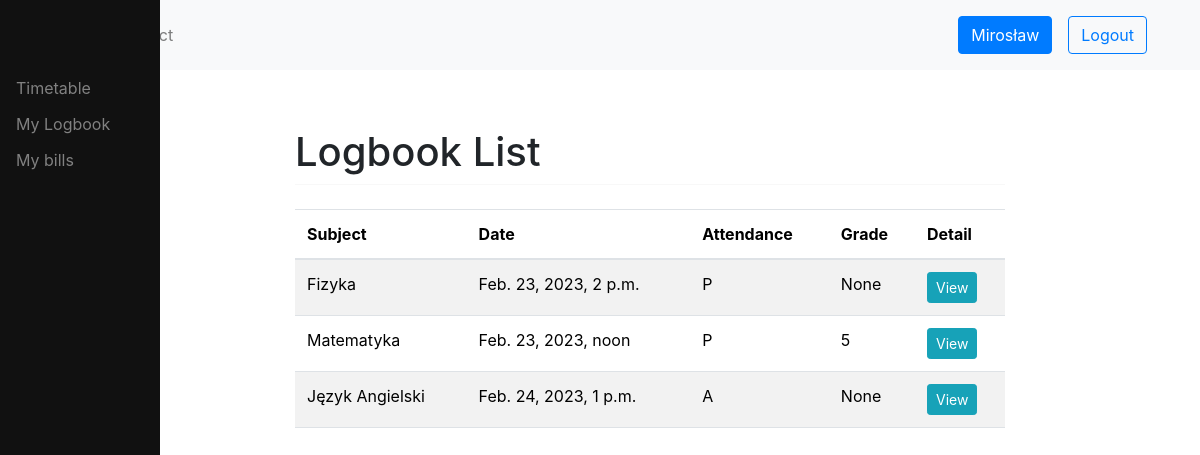
Screenshot of /logbook/list/?student=6 (signed in) with the database file from the repository.
### users/models.py (models this page shows, shortened)
class User(AbstractUser):
    username = None
    email = models.EmailField(_('email address'), unique=True)
    phone = models.CharField(blank=True, null=True, max_length=16, help_text='Contact phone number')
    address = models.TextField('address', max_length=255, blank=True, null=True)
    date_of_birth = models.DateField(null=True, blank=True)
    USERNAME_FIELD = 'email'
    REQUIRED_FIELDS = []
    objects = CustomUserManager()

### logbook/models.py (models this page shows, shortened)
class Logbook(models.Model):
    student = models.ForeignKey(Student, related_name='logbook', on_delete=models.CASCADE)
    subject = models.ForeignKey(Subject, related_name='logbook', on_delete=models.CASCADE, default=None)
    lesson = models.ForeignKey(Lesson, related_name='logbook', on_delete=models.CASCADE, default=None)
    grade = models.CharField(max_length=20, default=None, blank=True, null=True)
    comment = models.TextField(default=None, blank=True, null=True)
    PRESENT = "P"
    ABSENT = "A"
    EXCUSED = "E"
    STATUS_CHOICES = [
        (PRESENT, "Present"),
        (ABSENT, "Absent"),
        (EXCUSED, "Excused"),
    ]
    attendance = models.CharField(max_length=1, choices=STATUS_CHOICES, default=None, blank=True, null=True)

### schedule/models.py (models this page shows, shortened)
class Subject(models.Model):
    title = models.CharField(max_length=50)
    def __str__(self):
        return self.title

class Lesson(models.Model):
    subject = models.ForeignKey(Subject, on_delete=models.CASCADE)
    location = models.ForeignKey(Location, on_delete=models.CASCADE)
    start_time = models.DateTimeField()
    end_time = models.DateTimeField()
    students = models.ManyToManyField(Student, blank=True)
    teacher = models.ForeignKey(Teacher, on_delete=models.CASCADE, default=None)
    class_group = models.ForeignKey(ClassGroup, on_delete=models.CASCADE, blank=True, null=True, default=None)

### logbook/views.py (the view, shortened to what this page needs)
# urls.py: path('list/', views.LogbookListView.as_view(), name='logbook-list'),
class LogbookListView(UserPassesTestMixin, ListView):
    model = Logbook
    template_name = 'logbook_list.html'
    context_object_name = 'logbooks'
    def get_queryset(self):
        queryset = super().get_queryset()
        lesson_id = self.request.GET.get('lesson')
        user_id = self.request.GET.get('student')
        print(user_id)
        print(self.request.user.id)
        if lesson_id and self.request.user.groups.filter(name='teacher').exists():
            return Logbook.objects.filter(lesson_id=lesson_id)
        elif int(user_id) == int(self.request.user.id):
            return Logbook.objects.filter(student__user_id=user_id)
        else:
            print('no permission')
    def test_func(self):
        return self.request.user.has_perm('logbook.view_logbook')

### logbook/templatetags/auth_extras.py (called while the page is built)
@register.filter(name='has_group')
def has_group(user, group_name):
    group = Group.objects.get(name=group_name)
    return True if group in user.groups.all() else False

### logbook/templates/logbook_list.html (shortened to what this page needs)
{% extends 'base.html' %}
{% load auth_extras %}
{% block content %}
    <h1 class="mt-2">Logbook List</h1>
	<hr class="mt-0 mb-4">
    <table class="table table-striped">
        <thead>
            <tr>
                {% if request.user|has_group:"teacher" %}
                    <th>Student</th>
                    <th>Attendance</th>
                    <th>Grade</th>
                {% else %}
                    <th>Subject</th>
                    <th>Date</th>
                    <th>Attendance</th>
                    <th>Grade</th>
                    <th>Detail</th>
                {% endif %}
            </tr>
        </thead>
        <tbody>
            {% for logbook in logbooks %}
                <tr>
                    {% if request.user|has_group:"teacher" %}
                        <td>{{ logbook.student }}</td>
                        <td>{{ logbook.attendance }}</td>
                        <td>{{ logbook.grade }}</td>
                        <td><a class="btn btn-info btn-sm" href="{% url 'logbook:logbook-detail' logbook.id %}">View</a></td>
                        <td><a class="btn btn-primary btn-sm" href="{% url 'logbook:logbook-update' logbook.id %}">Edit</a></td>
                        <td><a class="btn btn-danger btn-sm" href="{% url 'logbook:logbook-delete' logbook.id %}">Delete</a></td>
                    {% else %}
                        <td>{{ logbook.subject }}</td>
                        <td>{{ logbook.lesson.start_time }}</td>
                        <td>{{ logbook.attendance }}</td>
                        <td>{{ logbook.grade }}</td>
                        <td><a class="btn btn-info btn-sm" href="{% url 'logbook:logbook-detail' logbook.id %}">View</a></td>
                    {% endif %}
                </tr>
            {% endfor %}
        </tbody>
    </table>
{% endblock %}

### templates/topnav.html
{% load static %}
<nav class="navbar navbar-expand-md navbar-light bg-light">
  <div class="container">
      <ul class="navbar-nav me-auto mb-2 mb-lg-0">
        <li class="nav-item">
          <a class="nav-link" href="{% url 'home' %}">Home</a>
        </li>
        <li class="nav-item">
          <a class="nav-link" href="{% url 'contact' %}">Contact</a>
        </li>
      </ul>
    {% if request.user.is_authenticated %}
      <div class="d-flex align-items-center">
        <a class="btn btn-primary m-2" href="{% url 'users:view' user_id=request.user.id %}">{{ request.user.first_name }}</a>
        <a class="btn btn-outline-primary m-2" href="{% url 'users:logout' %}">Logout</a>
      </div>
    {% else %}
      <div class="d-flex align-items-center">
        <a class="btn btn-primary m-2" href="{% url 'users:login' %}">Login</a>
        <a class="btn btn-outline-primary m-2" href="{% url 'users:register' %}">Register</a>
      </div>
      {% endif %}
  </div>
</nav>

### rows the page displays
User: user.first_name "Mirosław"
Logbook: subject "Fizyka", lesson.start_time "Feb. 23, 2023, 2 p.m.", attendance "P", grade "None"
Logbook: subject "Matematyka", lesson.start_time "Feb. 23, 2023, noon", attendance "P", grade "5"
Logbook: subject "Język Angielski", lesson.start_time "Feb. 24, 2023, 1 p.m.", attendance "A", grade "None"
